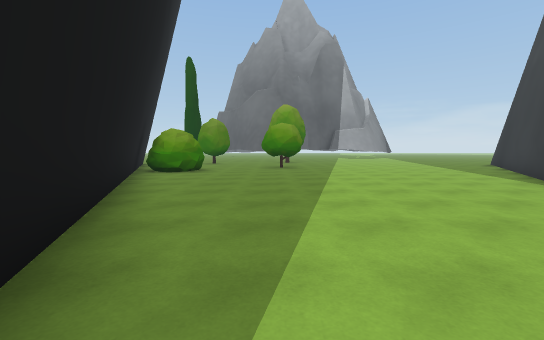
View 1 (above)

21 first-person views from a walk through a scene from a Unity 3-D project. The camera is 1.3 m above the floor, tilts 4° down and sees 90° across. The floor is counted in squares, 2 m on a side. Each view is taken from the middle of a square. On the plan, view 1 faces up. The plan holds only what a view shows up to about 9 squares ahead; the rest is blank. The place goes on beyond the plan. Some animated figures are not drawn.

View 2
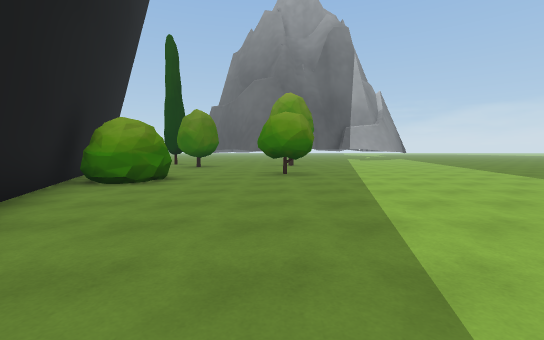

View 3
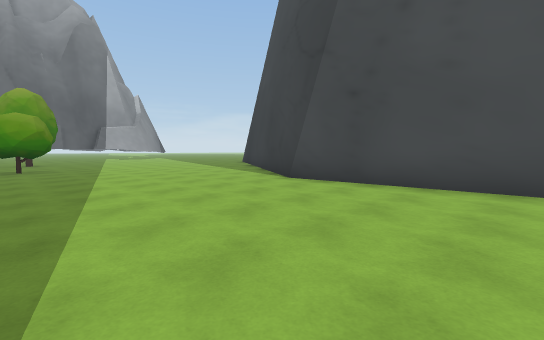

View 4
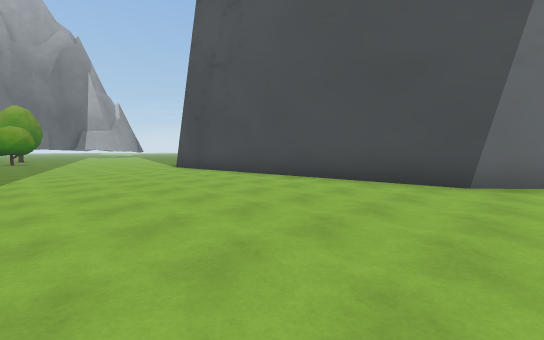

View 5
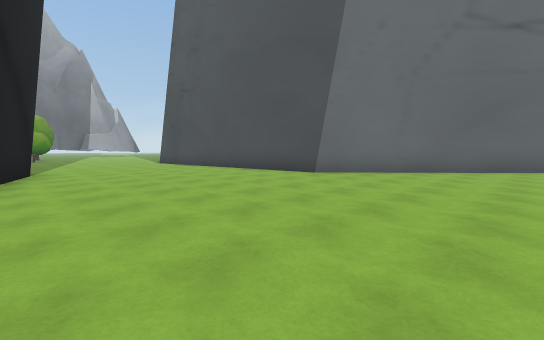

View 6
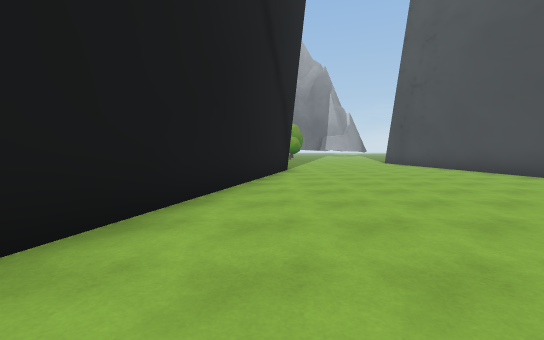

View 7
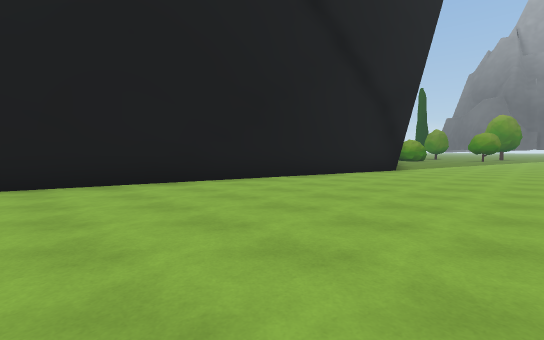

View 8
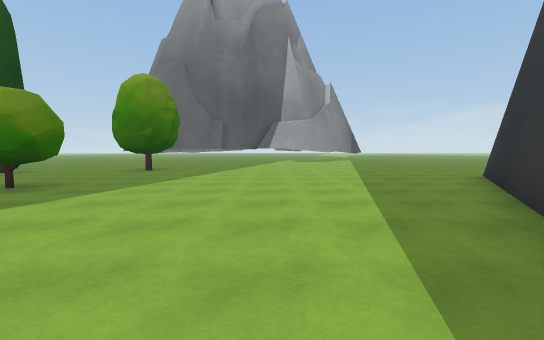

View 9
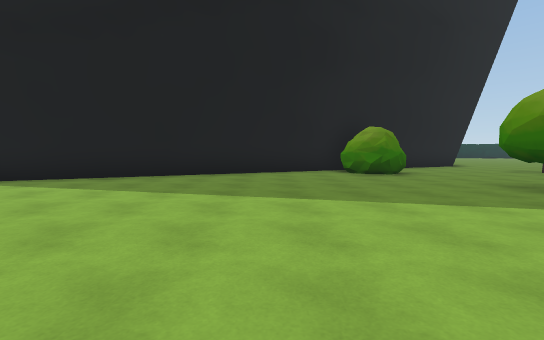

View 10
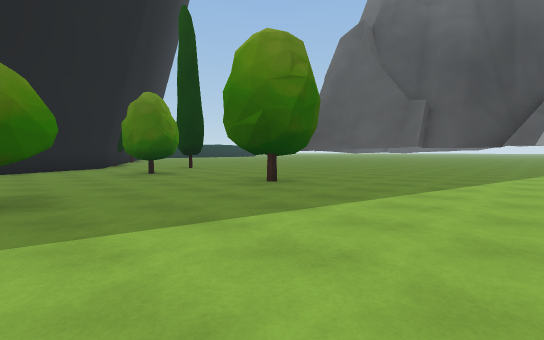

View 11
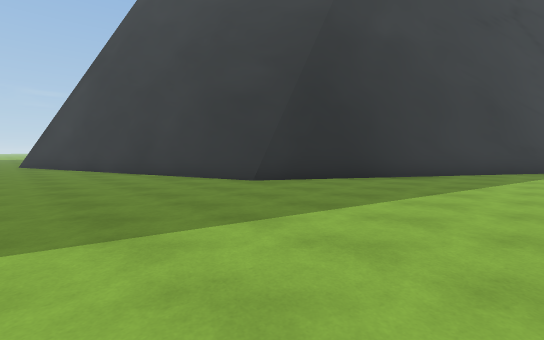

View 12
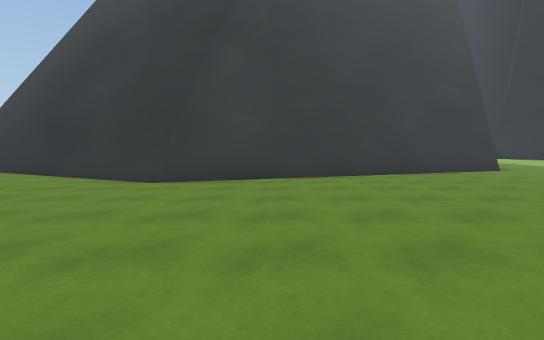

View 13
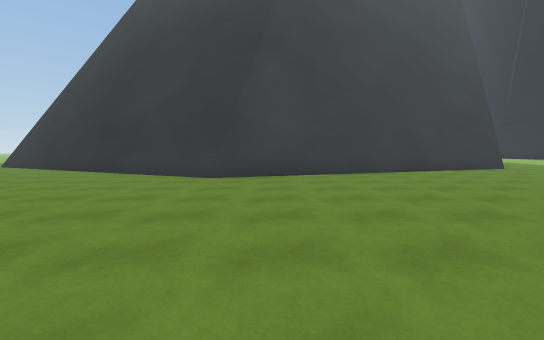

View 14
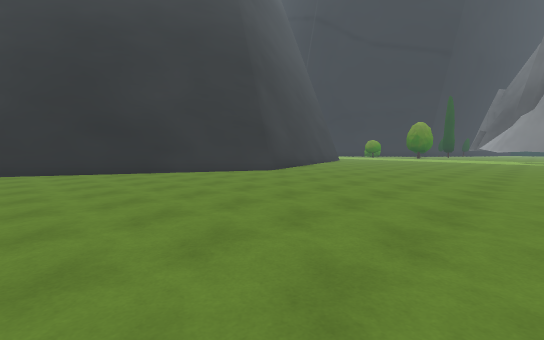

View 15
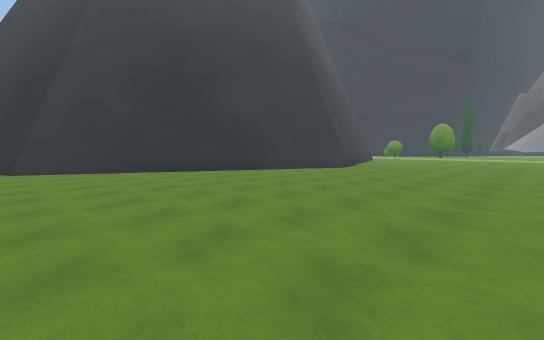

View 16
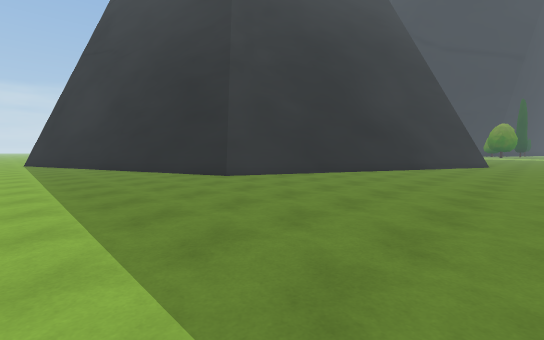

View 17
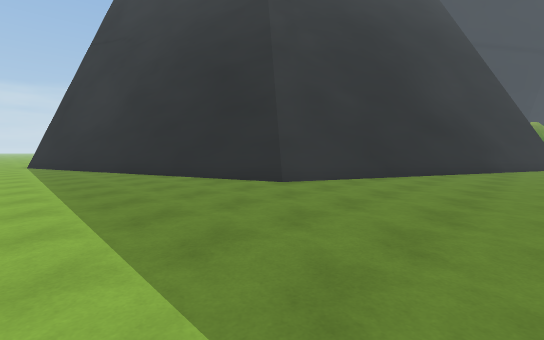

View 18
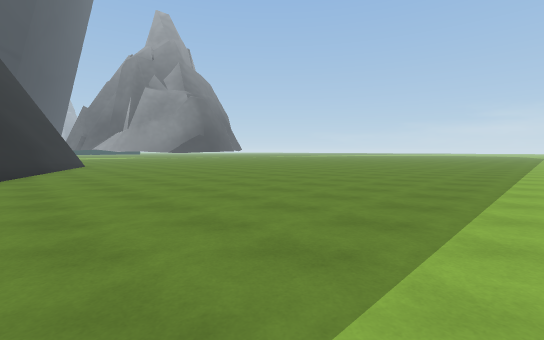

View 19
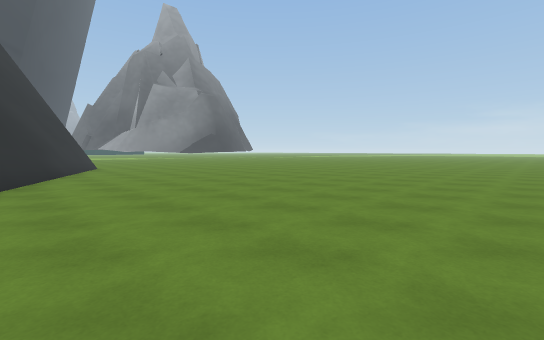

View 20
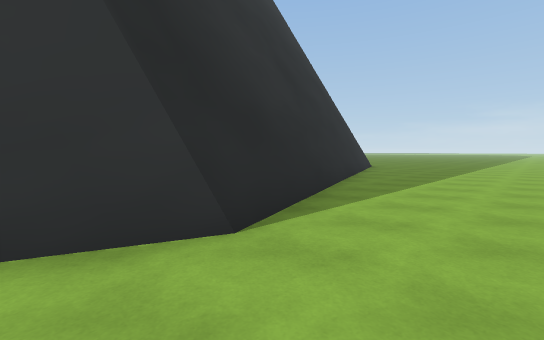

View 21
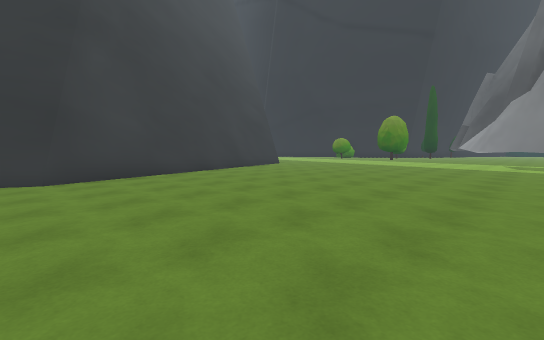

### Floor plan
Points are (right, up) in squares from view 1. A wall is a line through its corners. A room is listed if a view was taken in it or the views show most of it. See-through windows are left out.
Room 1 (views 1, 2, 3, 4, 5, 6, 7, 8, 9, 10, 11, 12, 13, 14, 15, 16, 17, 18, 19, 21)
walls: (2.5, 19.1) (1.9, 19.1); (4.1, 20.7) (3.1, 19.7) (2.5, 19.5); (2, 19.1) (0.8, 18.8) (0.2, 19); (9.3, 23.1) (8.8, 22.4); (20.2, 16.2) (25.6, 13.7); (-2.2, 8.9) (-3.2, 7.9); (-2.3, 9) (-3.1, 7.9); (-2.5, 9.6) (-2.3, 9.1) (-2.7, 8.3); (-2.4, 9.1) (-2.4, 8.7); (-2.6, 9.6) (-2.3, 9) (-2.5, 8.5) (-3.3, 8); (-2.8, 8.3) (-3.3, 8); (-2.9, 8.2) (-3.1, 8.1); (25.8, 13.6) (29.8, 11.7); (-6, 12.9) (-0.7, 0.2); (-0.4, -0.4) (-3.1, -10.1); (29.6, 11.6) (30.6, 8.8); (30.7, 8.6) (32.7, 3); (10.3, -10.1) (5.7, -5.2) (4.9, 4.2) (10.5, 12.9) (20.4, 16.3)
low walls: (20.4, 16.3) (29.8, 11.9) (32.9, 3.1)
ways out: opening at (34.5, 3.5) to room 2
objects: tree (-3, 14); tree (0, 10) to (1, 11); tree (1, 15) to (1, 16)
Room 2 (view 20)
walls: (33.2, 2.2) (32.9, 1.4); (32.7, 3) (33, 2.1) (32.7, 1.5)
low walls: (32.9, 3.1) (33.2, 2.2)
ways out: opening at (34.5, 3.5) to room 1

Where each view was taken, in squares from view 1:
view 1: 0 up, 0 right, facing up
view 2: 3 up, 0 right, facing up
view 3: 0 up, 0 right, facing up-right
view 4: 6 down, 0 right, facing up-right
view 5: 10 down, 1 left, facing up-right
view 6: 10 down, 1 left, facing up
view 7: 10 down, 3 right, facing up-left
view 8: 6 up, 5 right, facing up
view 9: 6 up, 5 right, facing left
view 10: 11 up, 5 right, facing up-left
view 11: 17 up, 6 right, facing down-right
view 12: 22 up, 18 right, facing down
view 13: 23 up, 19 right, facing down
view 14: 23 up, 27 right, facing down-left
view 15: 22 up, 30 right, facing down-left
view 16: 18 up, 34 right, facing down-left
view 17: 16 up, 34 right, facing down-left
view 18: 14 up, 34 right, facing up-left
view 19: 14 up, 32 right, facing up-left
view 20: 1 up, 35 right, facing up-left
view 21: 23 up, 21 right, facing down-left
